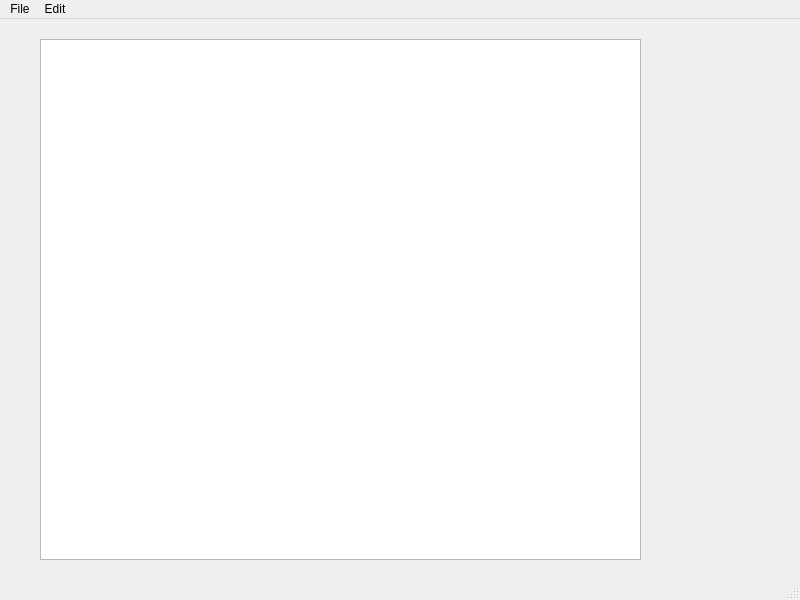
<?xml version="1.0" encoding="UTF-8"?>
<ui version="4.0">
 <class>MainWindow</class>
 <widget class="QMainWindow" name="MainWindow">
  <property name="geometry">
   <rect>
    <x>0</x>
    <y>0</y>
    <width>800</width>
    <height>600</height>
   </rect>
  </property>
  <property name="windowTitle">
   <string>MainWindow</string>
  </property>
  <widget class="QWidget" name="centralwidget">
   <widget class="QWidget" name="verticalLayoutWidget">
    <property name="geometry">
     <rect>
      <x>40</x>
      <y>20</y>
      <width>601</width>
      <height>521</height>
     </rect>
    </property>
    <layout class="QVBoxLayout" name="verticalLayout">
     <item>
      <widget class="QGraphicsView" name="graphicsView"/>
     </item>
    </layout>
   </widget>
  </widget>
  <widget class="QMenuBar" name="menubar">
   <property name="geometry">
    <rect>
     <x>0</x>
     <y>0</y>
     <width>800</width>
     <height>21</height>
    </rect>
   </property>
   <widget class="QMenu" name="menuFile">
    <property name="title">
     <string>File</string>
    </property>
    <addaction name="actionOpen"/>
    <addaction name="actionSave"/>
   </widget>
   <widget class="QMenu" name="menuEdit">
    <property name="title">
     <string>Edit</string>
    </property>
    <addaction name="actionCrop"/>
   </widget>
   <addaction name="menuFile"/>
   <addaction name="menuEdit"/>
  </widget>
  <widget class="QStatusBar" name="statusbar"/>
  <action name="actionOpen">
   <property name="text">
    <string>Open</string>
   </property>
  </action>
  <action name="actionCrop">
   <property name="text">
    <string>Crop</string>
   </property>
  </action>
  <action name="actionSave">
   <property name="text">
    <string>Save</string>
   </property>
  </action>
 </widget>
 <resources/>
 <connections/>
</ui>
